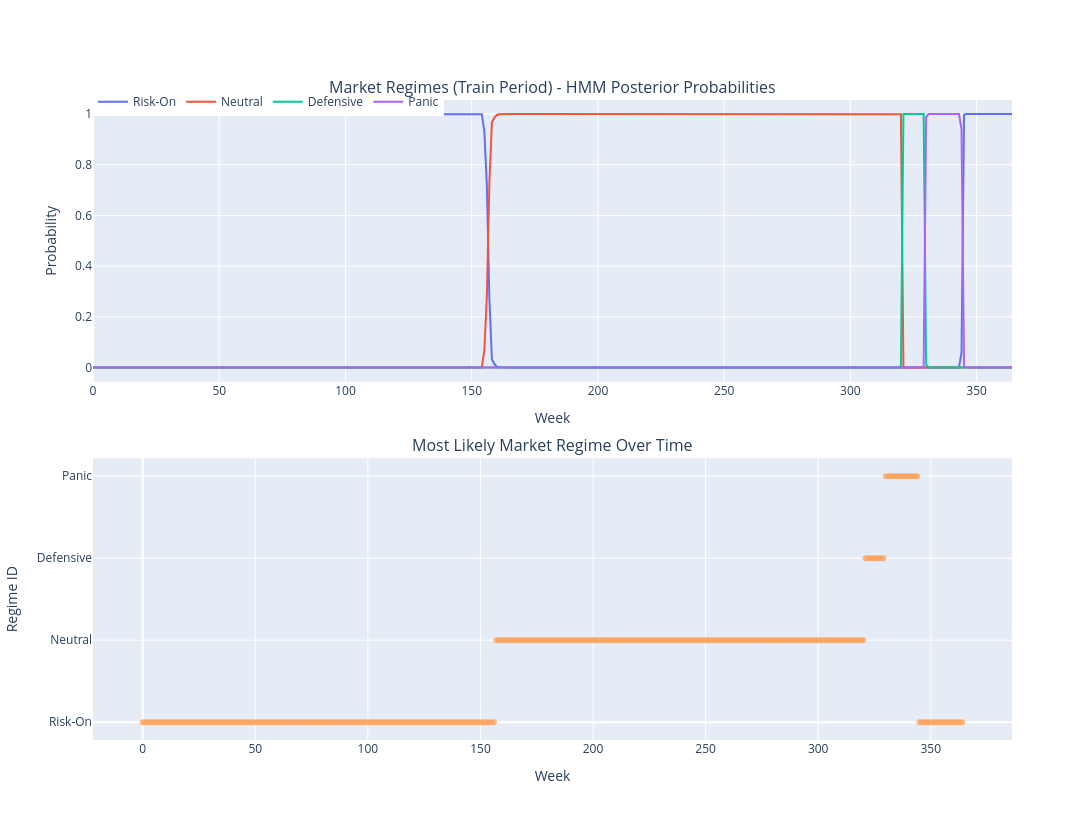

This figure's notebook cell:
### Markdown cell above
## 3. Gaussian HMM Regime Detection

### Code cell
# Split into Train/Validation/Test (2014-2020 / 2021-2022 / 2023-2026)
split_date_train = '2020-12-31'
split_date_val = '2022-12-31'

train_mask = all_features.index <= split_date_train
val_mask = (all_features.index > split_date_train) & (all_features.index <= split_date_val)
test_mask = all_features.index > split_date_val

train_features = all_features[train_mask].reset_index(drop=True)
train_returns = asset_targets[train_mask]

val_features = all_features[val_mask].reset_index(drop=True)
val_returns = asset_targets[val_mask]

test_features = all_features[test_mask].reset_index(drop=True)
test_returns = asset_targets[test_mask]

# Select only numeric columns and drop NaN
numeric_cols = train_features.select_dtypes(include=[np.number]).columns
train_features = train_features[numeric_cols].fillna(0)
val_features = val_features[numeric_cols].fillna(0)
test_features = test_features[numeric_cols].fillna(0)

print(f"Train data: {len(train_features)} weeks")
print(f"Val data: {len(val_features)} weeks")
print(f"Test data: {len(test_features)} weeks")
print(f"Train features shape: {train_features.shape} (numeric features only)")

# Fit HMM on training data
print("\n=== Fit Gaussian HMM ===")
hmm = GaussianHMMRegimeDetector(n_regimes=4, pca_components=10, random_state=42)
hmm.fit(train_features, regime_names=["Risk-On", "Neutral", "Defensive", "Panic"])

print(f"HMM fitted with {hmm.n_regimes} regimes")
print(f"Regime names: {hmm.get_regime_names()}")

# Predict regimes for all periods
train_regime_posteriors = hmm.predict_proba(train_features)
val_regime_posteriors = hmm.predict_proba(val_features)
test_regime_posteriors = hmm.predict_proba(test_features)

print(f"\nRegime posteriors shape:")
print(f"  Train: {train_regime_posteriors.shape}")
print(f"  Val: {val_regime_posteriors.shape}")
print(f"  Test: {test_regime_posteriors.shape}")

# Visualize regime detection with Plotly
import plotly.graph_objects as go
from plotly.subplots import make_subplots

predicted_regimes = hmm.predict_regimes(train_features)
fig = make_subplots(
    rows=2,
    cols=1,
    shared_xaxes=False,
    vertical_spacing=0.12,
    subplot_titles=(
        'Market Regimes (Train Period) - HMM Posterior Probabilities',
        'Most Likely Market Regime Over Time',
    ),
)

for regime_id in range(hmm.n_regimes):
    fig.add_trace(
        go.Scatter(
            x=list(range(len(train_regime_posteriors))),
            y=train_regime_posteriors[:, regime_id],
            mode='lines',
            name=hmm.regime_names[regime_id],
        ),
        row=1,
        col=1,
    )

fig.add_trace(
    go.Scatter(
        x=list(range(len(predicted_regimes))),
        y=predicted_regimes,
        mode='markers',
        marker=dict(size=6, opacity=0.7),
        name='Predicted Regime',
        showlegend=False,
    ),
    row=2,
    col=1,
)

fig.update_xaxes(title_text='Week', row=1, col=1)
fig.update_yaxes(title_text='Probability', row=1, col=1)
fig.update_xaxes(title_text='Week', row=2, col=1)
fig.update_yaxes(
    title_text='Regime ID',
    tickmode='array',
    tickvals=list(range(hmm.n_regimes)),
    ticktext=hmm.regime_names,
    row=2,
    col=1,
)
fig.update_layout(height=820, width=1250, legend=dict(orientation='h', y=1.02, x=0))
fig.show()

print("\nRegime Statistics (Train Period):")
regime_stats = hmm.get_regime_stats()
for regime_id, stats in regime_stats.items():
    print(f"\n{hmm.regime_names[regime_id]}:")
    for feature, value in list(stats.items())[:5]:
        print(f"  {feature}: {value:.4f}")

### Figure 1 — Plotly figure (JSON) as saved in the notebook; plotly's stock layout.template omitted (floating-point values rounded to 4 significant figures; data arrays with more than 128 entries replaced by an {"elided": "..."} marker saying what was removed)
{"data": [{"mode": "lines", "name": "Risk-On", "type": "scatter", "x": {"elided": "365 int values"}, "xaxis": "x", "y": {"elided": "365 float values"}, "yaxis": "y"}, {"mode": "lines", "name": "Neutral", "type": "scatter", "x": {"elided": "365 int values"}, "xaxis": "x", "y": {"elided": "365 float values"}, "yaxis": "y"}, {"mode": "lines", "name": "Defensive", "type": "scatter", "x": {"elided": "365 int values"}, "xaxis": "x", "y": {"elided": "365 float values"}, "yaxis": "y"}, {"mode": "lines", "name": "Panic", "type": "scatter", "x": {"elided": "365 int values"}, "xaxis": "x", "y": {"elided": "365 float values"}, "yaxis": "y"}, {"marker": {"opacity": 0.7, "size": 6}, "mode": "markers", "name": "Predicted Regime", "showlegend": false, "type": "scatter", "x": {"elided": "365 int values"}, "xaxis": "x2", "y": {"elided": "365 int values"}, "yaxis": "y2"}], "layout": {"annotations": [{"font": {"size": 16}, "showarrow": false, "text": "Market Regimes (Train Period) - HMM Posterior Probabilities", "x": 0.5, "xanchor": "center", "xref": "paper", "y": 1, "yanchor": "bottom", "yref": "paper"}, {"font": {"size": 16}, "showarrow": false, "text": "Most Likely Market Regime Over Time", "x": 0.5, "xanchor": "center", "xref": "paper", "y": 0.44, "yanchor": "bottom", "yref": "paper"}], "height": 820, "legend": {"orientation": "h", "x": 0, "y": 1.02}, "width": 1250, "xaxis": {"anchor": "y", "domain": [0, 1], "title": {"text": "Week"}}, "xaxis2": {"anchor": "y2", "domain": [0, 1], "title": {"text": "Week"}}, "yaxis": {"anchor": "x", "domain": [0.56, 1], "title": {"text": "Probability"}}, "yaxis2": {"anchor": "x2", "domain": [0, 0.44], "tickmode": "array", "ticktext": ["Risk-On", "Neutral", "Defensive", "Panic"], "tickvals": [0, 1, 2, 3], "title": {"text": "Regime ID"}}}}
